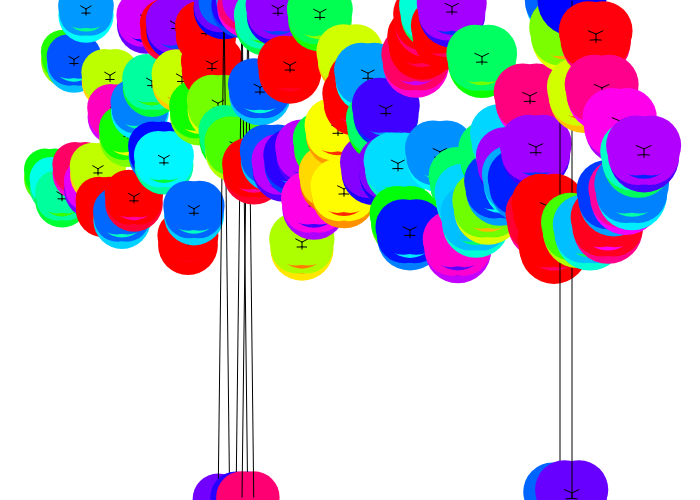
Frame 1 (no input)
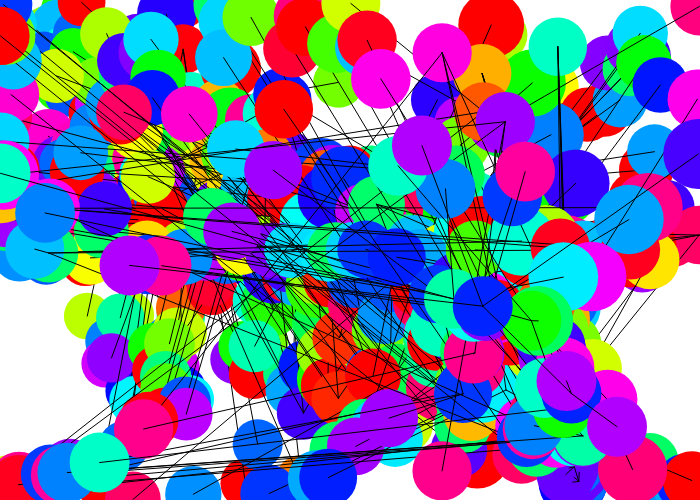
Frame 60 (no input)
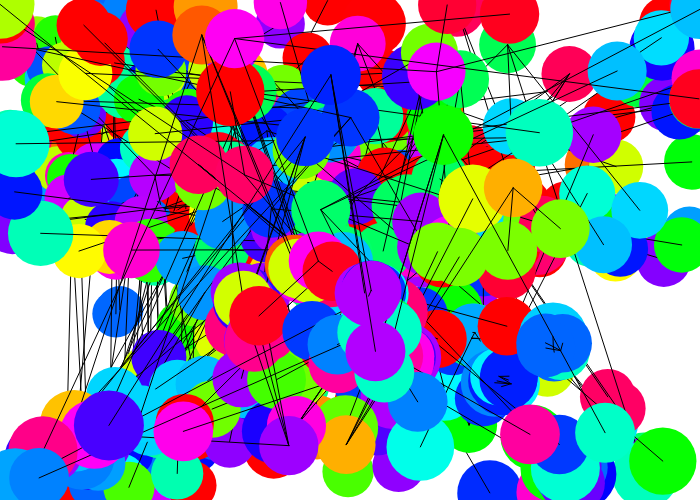
Frame 120 (the mouse pressed at the canvas centre since frame 60)

The p5.js sketch that drew these frames (run headless with seeded random() and noise() and a simulated clock; from frame 60 on, the mouse is pressed at the canvas centre):

// p5.js sketch
// ── sketch.js
let people = [];
let numPeople = 100;
let gravitationalConstant = 0.0075;
let springConstant = -0.3;

function setup() {
    createCanvas(700, 500);
    colorMode(HSB);

    for (let i = 0; i < numPeople; i++) {
        let x = map(i, 0, numPeople, 50, width-50);
        let y = random(height/2);
        people.push(new Person(x, y, i+1));
      }
}

function draw() {
    background(0, 0, 100);

    for(person of people) {
        person.update();
        person.show();
    }

    noStroke();
    fill(240, 100, 100, 0);
    rect(0, height/2, width, height/2);
    fill(0, 100, 100, 0);
    rect(0, 0, width, height/2);
}

class Person {
    constructor(x, y, index) {
        this.index = index;
        this.hue = random(360);
        this.mass = this.index;
        this.radius = 20 + sqrt(this.mass);

        this.limbs = [];
        this.springs = [];

        this.limbs.push(new Limb(x, y, this.mass+1, this.hue+25, this.radius+5, this.limbs));

        this.limbs.push(new Limb(x, y-2, this.mass, this.hue, this.radius, this.limbs));

        this.limbs.push(new Limb(x+4, y-2, this.mass, this.hue+50, this.radius, this.limbs));
        this.limbs.push(new Limb(x-4, y-2, this.mass, this.hue+50, this.radius, this.limbs));

        this.limbs.push(new Limb(x, y-6, this.mass, this.hue, this.radius, this.limbs));
        this.limbs.push(new Limb(x+5, y-9, this.mass, this.hue+50, this.radius, this.limbs));
        this.limbs.push(new Limb(x-5, y-9, this.mass, this.hue+50, this.radius, this.limbs));

        this.springs.push(new Spring(this.limbs[0], this.limbs[1], 2+15, springConstant));
        this.springs.push(new Spring(this.limbs[1], this.limbs[2], 4+15, springConstant));
        this.springs.push(new Spring(this.limbs[1], this.limbs[3], 4+15, springConstant));
        this.springs.push(new Spring(this.limbs[1], this.limbs[4], 4+15, springConstant));
        this.springs.push(new Spring(this.limbs[4], this.limbs[5], 5+15, springConstant));
        this.springs.push(new Spring(this.limbs[4], this.limbs[6], 5+15, springConstant));

    }

    update() {
        for(let limb of this.limbs) {
            limb.update();
        }
        for(let spring of this.springs) {
            spring.update();
        }
    }

    show() {
        for(let limb of this.limbs) {
            limb.show();
        }
        for(let spring of this.springs) {
            spring.show();
        }
    }
}

// ── limb.js
class Limb {
    constructor(x, y, mass, hue, radius, limbs) {
        this.pos = createVector(x, y);
        this.vel = createVector(0, 0);
        this.acc = createVector(0, 0);
        this.limbs = limbs;

        this.hue = hue

        this.mass = mass;

        this.radius = radius;
    }

    wrap() {
        this.pos.x = (this.pos.x + width) % width;
        this.pos.y = (this.pos.y + height) % height;
    }

    addForce(force) {
        let forceWithMass = p5.Vector.div(force, this.mass);
        this.acc.add(forceWithMass);
    }

    applyGravityToOtherLimbs() {
        for (let limb of this.limbs) {
            if (limb !== this) {
                if(limb.pos.y > height/2) {
                    let vectorFromMeToOtherLimb = p5.Vector.sub(limb.pos, this.pos);
                    let d = vectorFromMeToOtherLimb.mag();

                    // F = (G * m1 * m2) / d^2
                    let gForce = (gravitationalConstant * this.mass * limb.mass) / d * d;

                    vectorFromMeToOtherLimb.normalize();
                    vectorFromMeToOtherLimb.mult(gForce);
                    vectorFromMeToOtherLimb.mult(-1);
                    limb.addForce(vectorFromMeToOtherLimb);
                } else {
                    let vectorFromMeToOtherLimb = p5.Vector.sub(limb.pos, this.pos);
                    let d = vectorFromMeToOtherLimb.mag();

                    // F = (G * m1 * m2) / d^2
                    let gForce = (-gravitationalConstant * this.mass * limb.mass) / d * d;

                    vectorFromMeToOtherLimb.normalize();
                    vectorFromMeToOtherLimb.mult(gForce);
                    vectorFromMeToOtherLimb.mult(-1);
                    limb.addForce(vectorFromMeToOtherLimb);
                }
            }
        }
    }

    update() {
       // this.addForce(downwardGravity);

        this.applyGravityToOtherLimbs();

        this.vel.add(this.acc)
        this.vel.limit(5);
        this.pos.add(this.vel);

        this.wrap();

        this.acc.mult(0);
    }

    show() {
        push();

        noStroke();

        translate(this.pos.x, this.pos.y);
        fill(this.hue, 100, 100);
        ellipse(0, 0, this.radius*2);

        pop();
    }
}
// ── spring.js
class Spring {
    constructor(d1, d2, rest, constant) {
        this.dot1 = d1;
        this.dot2 = d2;
        this.restLength = rest;
        this.constant = constant;
    }

    update() {
        let vecBetweenDots = p5.Vector.sub(this.dot2.pos, this.dot1.pos);
        let distance = vecBetweenDots.mag();
        let stretch = distance - this.restLength;
        let springForce = stretch * this.constant;
        vecBetweenDots.normalize();
        vecBetweenDots.mult(springForce);
        this.dot2.addForce(vecBetweenDots);
        this.dot1.addForce(vecBetweenDots.mult(-1));
    }

    show() {
        stroke(0);
        line(this.dot1.pos.x, this.dot1.pos.y, this.dot2.pos.x, this.dot2.pos.y);
    }
}
